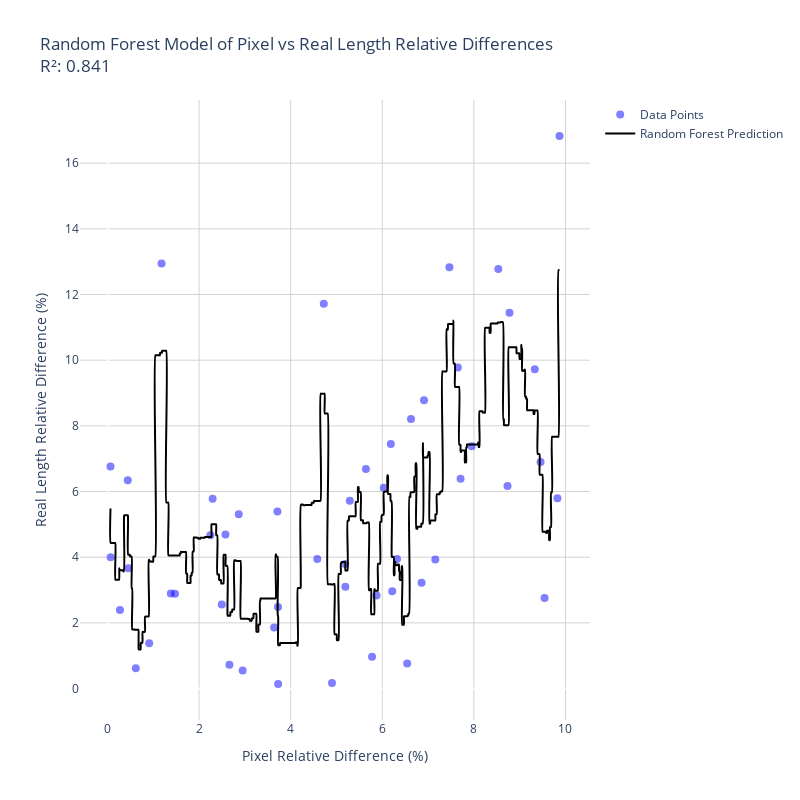

Source (notebook cell):
### Code cell
# Create an even smoother prediction line by generating more points
X_smooth = np.linspace(X.min(), X.max(), 2000).reshape(-1, 1)  # Doubled number of points
y_smooth_pred = rf_model.predict(X_smooth)

# Create scatter plot with smoother prediction line
fig = go.Figure()

# Add scatter points
fig.add_trace(go.Scatter(
    x=X.flatten(),
    y=y,
    mode='markers',
    name='Data Points',
    marker=dict(
        size=8,
        color='blue',
        opacity=0.5  # Slightly reduced opacity
    ),
    hovertemplate=
        '<b>Image:</b> %{customdata[0]}<br>' +
        '<b>Total Length:</b> %{customdata[1]:.1f}<br>' +
        '<b>Lobster Size:</b> %{customdata[2]}<br>' +
        '<b>Pixel Rel Diff:</b> %{customdata[3]:.1f}%<br>' +
        '<b>Pixel Abs Diff:</b> %{customdata[4]:.1f}<br>' +
        '<b>Real Length Abs Diff:</b> %{customdata[5]:.1f}<br>' +
        '<b>Real Length Rel Diff:</b> %{customdata[6]:.1f}%<br>',
    customdata=list(zip(new_df['image_name'], 
                      new_df['total_length'],
                      new_df['lobster_size'],
                      new_df['pixel_rel_diff'],
                      new_df['pixel_abs_diff'],
                      new_df['real_length_abs_diff'],
                      new_df['real_length_rel_diff'],
                      new_df['Length'],
                      new_df['pixels_total_length']
                      )
                 )
))

# Add smoother random forest prediction line with increased smoothness
fig.add_trace(go.Scatter(
    x=X_smooth.flatten(),
    y=y_smooth_pred,
    mode='lines',
    name='Random Forest Prediction',
    line=dict(
        color='black', 
        width=2,
        shape='spline',  # Added spline interpolation
        smoothing=1.3    # Increased smoothing factor
    )
))

# Calculate R² score
r2_score = rf_model.score(X, y)

# Update layout
fig.update_layout(
    title=f'Random Forest Model of Pixel vs Real Length Relative Differences<br>R²: {r2_score:.3f}',
    xaxis_title='Pixel Relative Difference (%)',
    yaxis_title='Real Length Relative Difference (%)',
    showlegend=True,
    width=800,
    height=800,
    plot_bgcolor='white'
)

# Add grid
fig.update_xaxes(showgrid=True, gridwidth=1, gridcolor='lightgray')
fig.update_yaxes(showgrid=True, gridwidth=1, gridcolor='lightgray')

# Print model performance metrics
print(f"Random Forest Model Performance:")
print(f"R² Score: {r2_score:.3f}")

fig.show()

### Figure 1 — Plotly figure (JSON) as saved in the notebook; plotly's stock layout.template omitted (floating-point values rounded to 4 significant figures; data arrays with more than 128 entries replaced by an {"elided": "..."} marker saying what was removed)
{"data": [{"customdata": {"elided": "51x9 mixed values"}, "hovertemplate": "<b>Image:</b> %{customdata[0]}<br><b>Total Length:</b> %{customdata[1]:.1f}<br><b>Lobster Size:</b> %{customdata[2]}<br><b>Pixel Rel Diff:</b> %{customdata[3]:.1f}%<br><b>Pixel Abs Diff:</b> %{customdata[4]:.1f}<br><b>Real Length Abs Diff:</b> %{customdata[5]:.1f}<br><b>Real Length Rel Diff:</b> %{customdata[6]:.1f}%<br>", "marker": {"color": "blue", "opacity": 0.5, "size": 8}, "mode": "markers", "name": "Data Points", "type": "scatter", "x": [0.0682, 0.0656, 0.4425, 0.2719, 0.91, 0.4546, 0.6184, 1.181, 1.383, 1.474, 2.576, 2.246, 2.865, 2.496, 2.295, 3.639, 3.723, 2.663, 3.726, 3.71, 2.951, 5.194, 4.902, 6.217, 6.543, 4.722, 5.291, 7.158, 5.874, 6.031, 6.186, 6.322, 6.911, 9.544, 6.858, 5.19, 9.456, 7.649, 7.709, 9.329, 5.643, 8.533, 4.58, 5.776, 8.778, 6.626, 8.734, 9.824, 7.466, 7.95, 9.869], "y": [4.0, 6.759, 6.345, 2.389, 1.379, 3.667, 0.6207, 12.94, 2.897, 2.889, 4.69, 4.667, 5.31, 2.556, 5.778, 1.862, 2.483, 0.7222, 0.1379, 5.389, 0.5517, 3.103, 0.1667, 2.966, 0.7586, 11.72, 5.722, 3.931, 2.833, 6.111, 7.444, 3.944, 8.778, 2.759, 3.222, 3.793, 6.897, 9.778, 6.389, 9.722, 6.69, 12.78, 3.944, 0.9655, 11.44, 8.207, 6.167, 5.793, 12.83, 7.379, 16.83]}, {"line": {"color": "black", "shape": "spline", "smoothing": 1.3, "width": 2}, "mode": "lines", "name": "Random Forest Prediction", "type": "scatter", "x": {"elided": "2000 float values"}, "y": {"elided": "2000 float values"}}], "layout": {"height": 800, "plot_bgcolor": "white", "showlegend": true, "title": {"text": "Random Forest Model of Pixel vs Real Length Relative Differences<br>R²: 0.841"}, "width": 800, "xaxis": {"gridcolor": "lightgray", "gridwidth": 1, "showgrid": true, "title": {"text": "Pixel Relative Difference (%)"}}, "yaxis": {"gridcolor": "lightgray", "gridwidth": 1, "showgrid": true, "title": {"text": "Real Length Relative Difference (%)"}}}}
